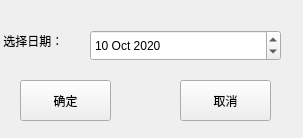
<?xml version="1.0" encoding="UTF-8"?>
<ui version="4.0">
 <class>Form</class>
 <widget class="QWidget" name="Form">
  <property name="geometry">
   <rect>
    <x>0</x>
    <y>0</y>
    <width>303</width>
    <height>138</height>
   </rect>
  </property>
  <property name="windowTitle">
   <string>Form</string>
  </property>
  <widget class="QPushButton" name="bt_set">
   <property name="geometry">
    <rect>
     <x>20</x>
     <y>80</y>
     <width>91</width>
     <height>41</height>
    </rect>
   </property>
   <property name="text">
    <string>确定</string>
   </property>
  </widget>
  <widget class="QPushButton" name="bt_set2">
   <property name="geometry">
    <rect>
     <x>180</x>
     <y>80</y>
     <width>91</width>
     <height>41</height>
    </rect>
   </property>
   <property name="text">
    <string>取消</string>
   </property>
  </widget>
  <widget class="QLabel" name="label">
   <property name="geometry">
    <rect>
     <x>0</x>
     <y>20</y>
     <width>81</width>
     <height>41</height>
    </rect>
   </property>
   <property name="text">
    <string> 选择日期：</string>
   </property>
  </widget>
  <widget class="QDateEdit" name="dateEdit">
   <property name="geometry">
    <rect>
     <x>90</x>
     <y>30</y>
     <width>191</width>
     <height>31</height>
    </rect>
   </property>
   <property name="dateTime">
    <datetime>
     <hour>0</hour>
     <minute>0</minute>
     <second>0</second>
     <year>2020</year>
     <month>10</month>
     <day>10</day>
    </datetime>
   </property>
  </widget>
 </widget>
 <resources/>
 <connections>
  <connection>
   <sender>bt_set2</sender>
   <signal>clicked()</signal>
   <receiver>Form</receiver>
   <slot>close()</slot>
   <hints>
    <hint type="sourcelabel">
     <x>240</x>
     <y>100</y>
    </hint>
    <hint type="destinationlabel">
     <x>172</x>
     <y>87</y>
    </hint>
   </hints>
  </connection>
 </connections>
</ui>
